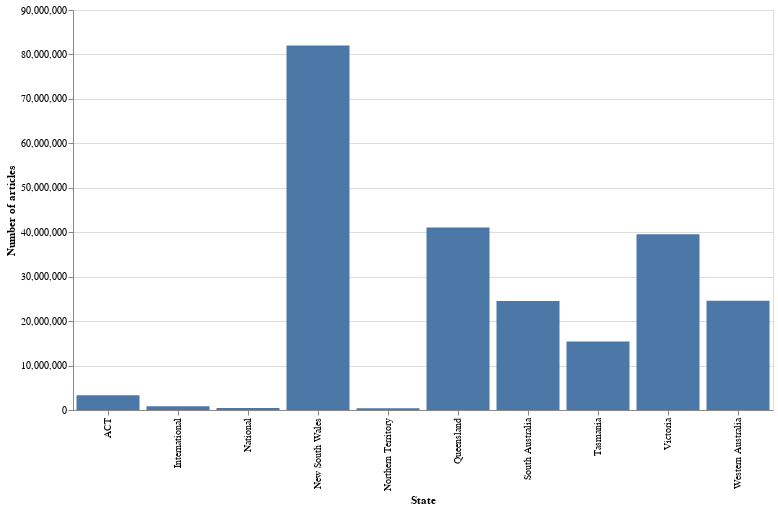

The cell this chart's notebook holds for it:
### Markdown cell above
The first thing that's obvious is that not all 'states' are states. This facet has been expanded to incorporate 'National', and 'International' newspapers. Let's look at how the numbers in each 'state' compare.

### Code cell
# Chart the results
alt.Chart(df_states).mark_bar().encode(
        x=alt.X('state:N', title='State'),
        y=alt.Y('total_results:Q', axis=alt.Axis(format=',d', title='Number of articles')),
        tooltip=[alt.Tooltip('state', title='State'), alt.Tooltip('total_results:Q', title='Articles', format=',')]
    ).properties(width=700, height=400)

### Figure 1 — Vega-Lite specification as saved in the notebook (floating-point values rounded to 4 significant figures)
{"config": {"view": {"continuousWidth": 400, "continuousHeight": 300}}, "data": {"name": "data-6f7a61a5e41bcf6b9634f58059f45704"}, "mark": "bar", "encoding": {"tooltip": [{"type": "nominal", "field": "state", "title": "State"}, {"type": "quantitative", "field": "total_results", "format": ",", "title": "Articles"}], "x": {"type": "nominal", "field": "state", "title": "State"}, "y": {"type": "quantitative", "axis": {"format": ",d", "title": "Number of articles"}, "field": "total_results"}}, "height": 400, "width": 700, "$schema": "https://vega.github.io/schema/vega-lite/v4.8.1.json", "datasets": {"data-6f7a61a5e41bcf6b9634f58059f45704": [{"state": "New South Wales", "total_results": 82026176}, {"state": "Queensland", "total_results": 41089189}, {"state": "Victoria", "total_results": 39559115}, {"state": "Western Australia", "total_results": 24596675}, {"state": "South Australia", "total_results": 24504004}, {"state": "Tasmania", "total_results": 15416932}, {"state": "ACT", "total_results": 3296622}, {"state": "International", "total_results": 851097}, {"state": "National", "total_results": 452903}, {"state": "Northern Territory", "total_results": 409433}]}}
